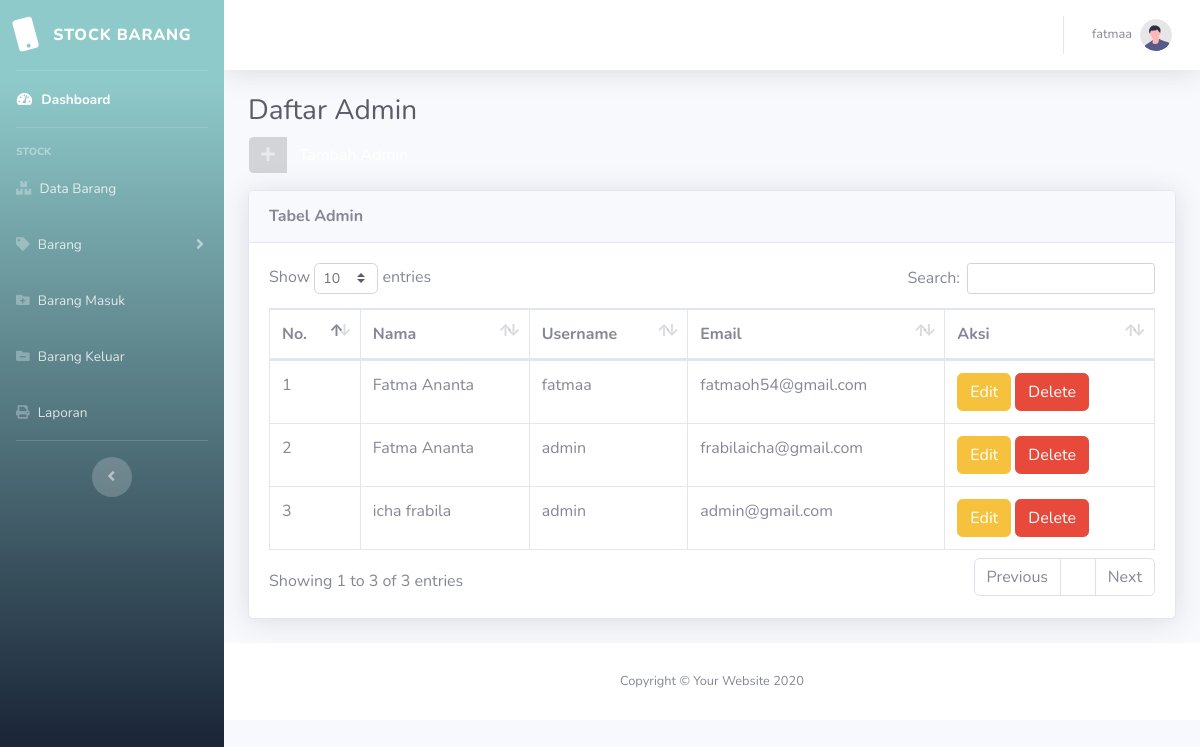
Page /admin/admin.php (signed in) on the committed database.
### tables this page shows
CREATE TABLE `usertable` (
  `id` int(11) NOT NULL,
  `username` varchar(20) NOT NULL,
  `name` varchar(255) NOT NULL,
  `email` varchar(255) NOT NULL,
  `password` varchar(255) NOT NULL,
  `code` mediumint(50) NOT NULL,
  `status` text NOT NULL,
  `admin` varchar(20) NOT NULL DEFAULT 'guest'
);

### admin/admin.php (the view, shortened to what this page needs)
<?php
include "layout/header.php";
?>
<div class="container-fluid">
    <h1 class="h3 mb-2 text-gray-800">Daftar Admin</h1>
    <div class="mb-3">
        <a href="addadmin.php">
        <button type="button"  class="btn btn-primary btn-icon-split " data-toggle="modal" data-target="#myModal">
            <span class="icon text-white-50">
                <i class="fas fa-plus"></i>
            </span>
            <span class="text">Tambah Admin</span>
        </button>
        </a>
    </div>
        <div class="card shadow mb-4">
        <div class="card-header py-3">
            <h6 class="m-0 font-weight-bold text-primary">Tabel Admin</h6>
        </div>
        <div class="card-body">
            <div class="table-responsive">
                <table class="table table-bordered" id="dataTable" width="100%" cellspacing="0">
                    <thead>
                        <tr>
                            <th>No.</th>
                            <th>Nama</th>
                            <th>Username</th>
                            <th>Email</th>
                            <th>Aksi</th>
                        </tr>
                    </thead>
                    <tbody>
                        <?php
                        $tampiladmin=mysqli_query($conn, "select * from usertable where admin ='admin' ");
                        $i=1;
                        while ($data=mysqli_fetch_array($tampiladmin)) {
                            $name =$data['name'];
                            $username =$data['username'];
                            $email =$data['email'];
                        ?>
                        <tr>
                            <td><?php
                                echo $i;
                                $i++;
                                ?>
                            </td>
                            <td><?=$name;?></td>
                            <td><?=$username;?></td>
                            <td><?=$email;?></td>
                            <td>
                            <button type="button" class="btn btn-warning" data-toggle="modal" data-target="#exampleModal">
                                Edit
                            </button>
                            <button type="button" class="btn btn-danger" data-toggle="modal" data-target="#hapusadmin">
                                Delete
                            </button>
                            </td>
                        </tr>
                        <?php
                            };
                        ?>
                    </tbody>
                </table>
            </div>
        </div>
    </div>
</div>
<?php
include "layout/footer.php";
?>

### rows in the picture
usertable: name "Fatma Ananta", username "fatmaa", email "fatmaoh54@gmail.com"
usertable: name "Fatma Ananta", username "admin", email "frabilaicha@gmail.com"
usertable: name "icha frabila", username "admin", email "admin@gmail.com"

### other values in the picture
$_SESSION[username] "fatmaa"
